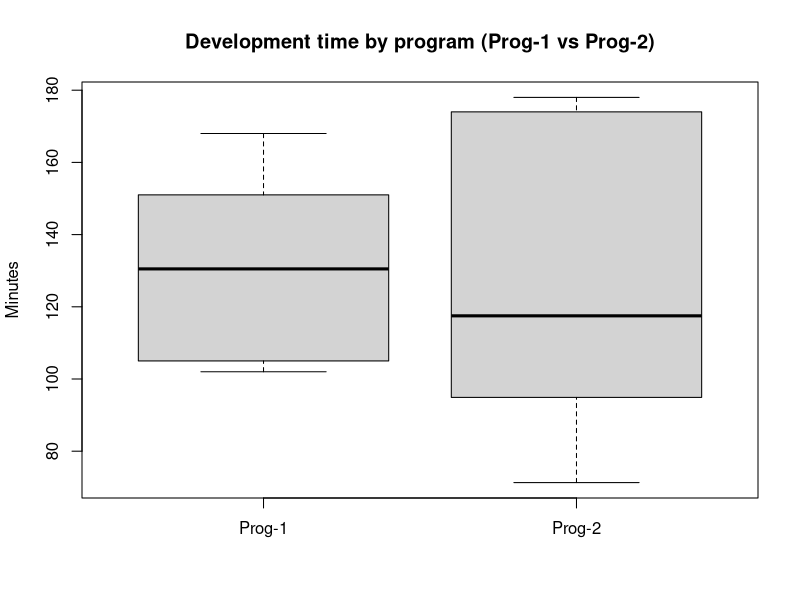
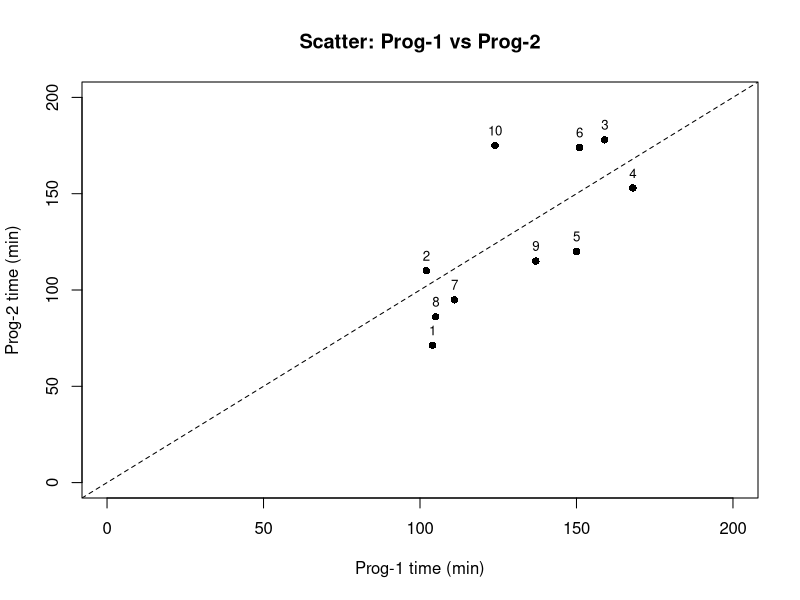
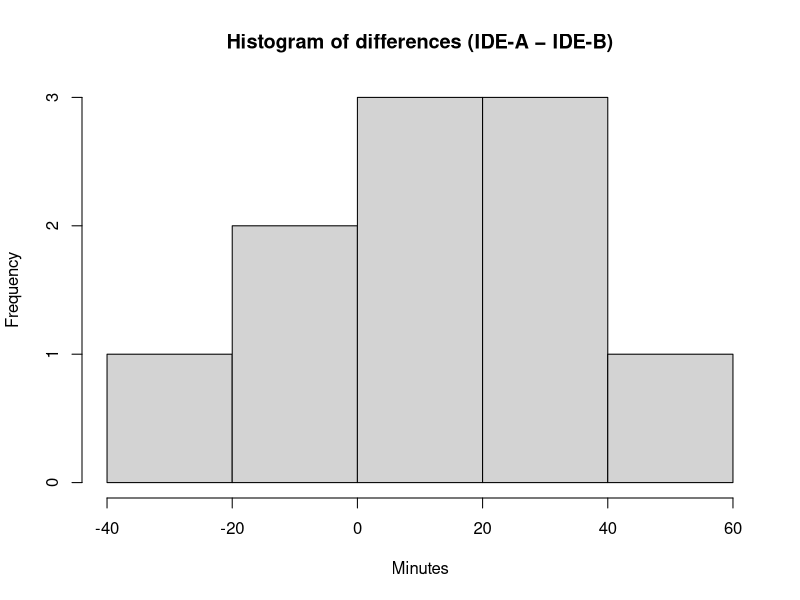
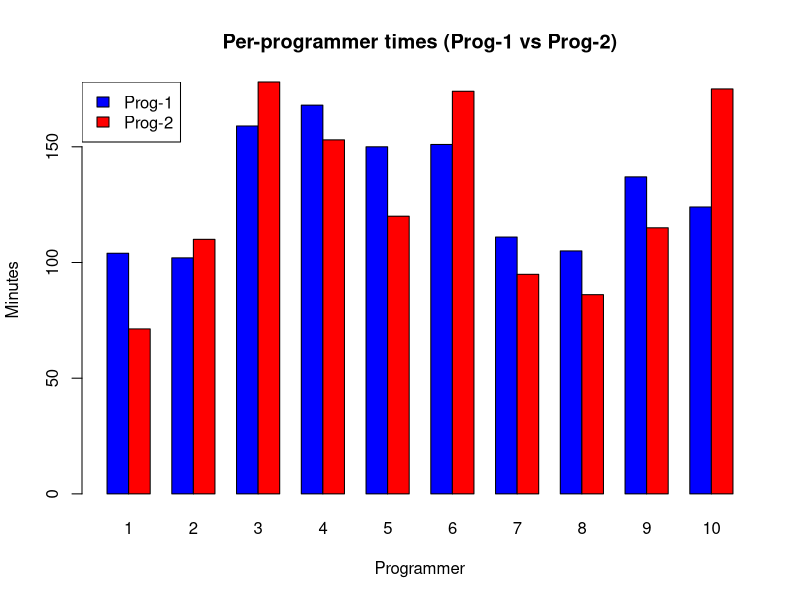
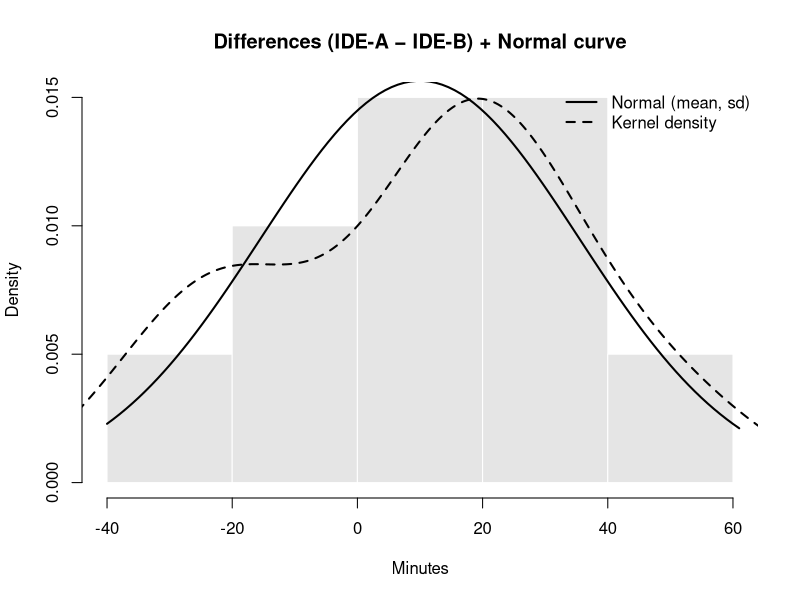
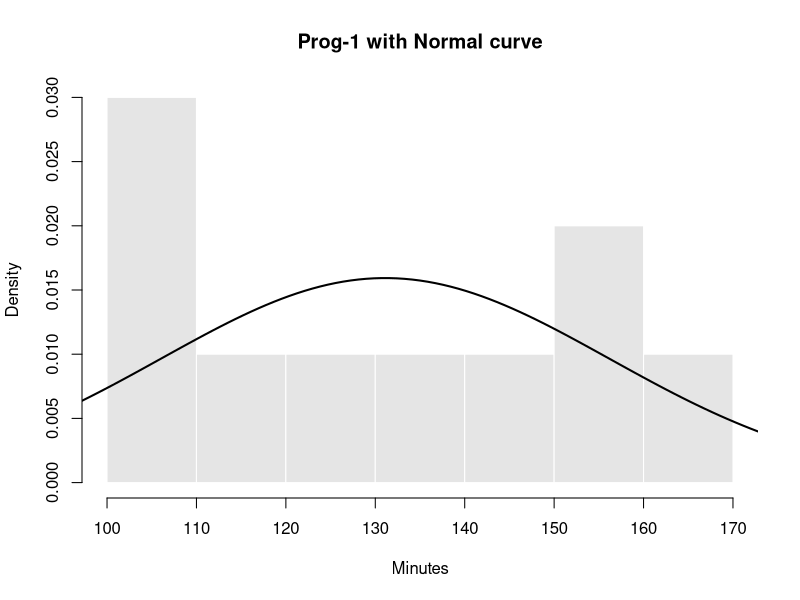
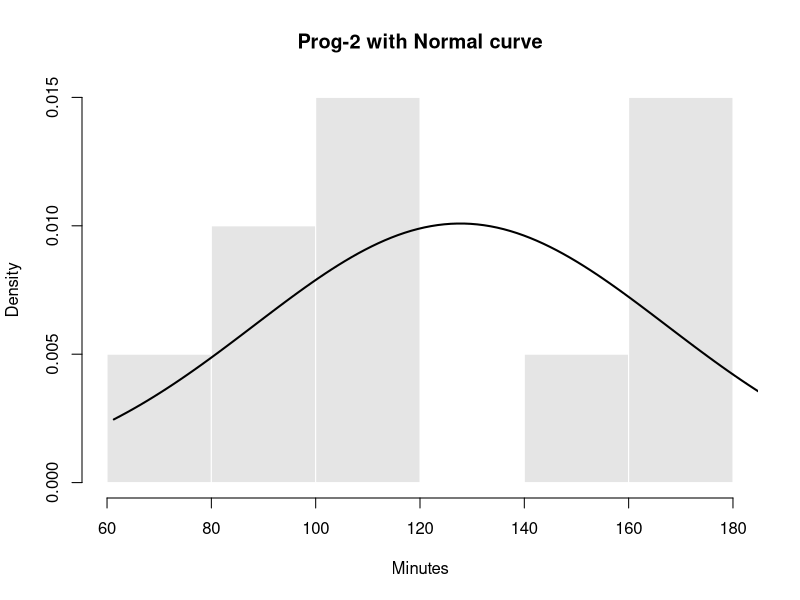

The R script that drew these images, in order:
## ---- chunk 1
#Analysis Part of INL2

# 1) Data (Table 2)
# -----------------------------
x      = 1:10                           # programmers (index)
prog1  = c(104,102,159,168,150,151,111,105,137,124)       # Prog-1 minutes
prog2  = c(71.3,110,178,153,120,174,94.9,86.1,115,175)    # Prog-2 minutes

# -----------------------------
# 2) Descriptive statistics
# -----------------------------
summ = function(v) c(
  n      = length(v),
  mean   = mean(v),
  sd     = sd(v),
  median = median(v),
  IQR    = IQR(v),
  min    = min(v),
  max    = max(v)
)

rbind(
  `Prog-1` = summ(prog1),
  `Prog-2` = summ(prog2)
)

# -----------------------------
# 3) Map to IDE-A / IDE-B using Table 1
#    A->B for programmers {1,3,4,7,9}
# -----------------------------
A_then_B = c(1,3,4,7,9)
id       = 1:10

IDEA = ifelse(id %in% A_then_B, prog1, prog2)  # IDE-A times
IDEB = ifelse(id %in% A_then_B, prog2, prog1)  # IDE-B times

# Means by IDE (quick check)
c(mean_IDEA = mean(IDEA), mean_IDEB = mean(IDEB))

# Paired differences (choose one convention and stick to it)
# Here: diff = IDE-A − IDE-B (positive => A slower than B)
diff = IDEA - IDEB
c(mean_diff = mean(diff), median_diff = median(diff), sd_diff = sd(diff))

# -----------------------------
# 4) Hypothesis test (paired t-test)
#    H0: mu_A = mu_B  <=> mean(diff) = 0
#    H1: mu_A != mu_B
# -----------------------------
test  = t.test(IDEB, IDEA, paired = TRUE)  # equivalent to t.test(diff)
alpha = 0.05

cat("Paired t-test p-value =", test$p.value, "\n")
if (test$p.value < alpha) {
  cat("Decision: Reject H0 (IDEs differ).\n")
} else {
  cat("Decision: Fail to reject H0 (IDEs considered the same in this sample).\n")
}

# -----------------------------
# 5) Visualizations
# -----------------------------

# 5a) Box plot by Program (Prog-1 vs Prog-2)
boxplot(
  list(`Prog-1` = prog1, `Prog-2` = prog2),
  ylab = "Minutes",
  main = "Development time by program (Prog-1 vs Prog-2)"
)

# 5b) Scatter: Prog-1 (x) vs Prog-2 (y)
plot(
  prog1, prog2,
  xlab = "Prog-1 time (min)",
  ylab = "Prog-2 time (min)",
  main = "Scatter: Prog-1 vs Prog-2",
  pch  = 16,                      # filled circle
  xlim = c(0, 200), ylim = c(0, 200)
)
abline(0, 1, lty = 2)             # line of equality y = x
text(prog1, prog2, labels = 1:10, pos = 3, cex = 0.8)

# 5c) Histogram of paired differences (IDE-A − IDE-B)
hist(
  diff,
  main = "Histogram of differences (IDE-A − IDE-B)",
  xlab = "Minutes"
)

# 5d) Per-programmer barplot (side-by-side)
barplot(
  height    = rbind(prog1, prog2),  # 2 x 10 matrix (rows = programs, cols = programmers)
  beside    = TRUE,                 # side-by-side bars
  col       = c("blue", "red"),
  names.arg = 1:10,                 # programmer index on x-axis
  xlab      = "Programmer",
  ylab      = "Minutes",
  main      = "Per-programmer times (Prog-1 vs Prog-2)"
)
legend("topleft", fill = c("blue", "red"), legend = c("Prog-1", "Prog-2"))

# -----------------------------
# 6) Bell-shaped (normal) curves
# -----------------------------

# 6a) Differences with fitted normal curve
m = mean(diff); s = sd(diff)
hist(
  diff,
  freq  = FALSE,                   # density scale
  main  = "Differences (IDE-A − IDE-B) + Normal curve",
  xlab  = "Minutes",
  col   = "grey90",
  border = "white"
)
curve(
  dnorm(x, mean = m, sd = s),
  from = min(diff) - 10, to = max(diff) + 10,
  add  = TRUE, lwd = 2
)
# Optional: kernel density overlay
lines(density(diff), lwd = 2, lty = 2)
legend("topright", lwd = 2, lty = c(1,2),
       legend = c("Normal (mean, sd)", "Kernel density"), bty = "n")

# 6b) Prog-1 with normal curve
m1 = mean(prog1); s1 = sd(prog1)
hist(
  prog1, freq = FALSE, col = "grey90", border = "white",
  main = "Prog-1 with Normal curve", xlab = "Minutes"
)
curve(dnorm(x, mean = m1, sd = s1),
      from = min(prog1) - 10, to = max(prog1) + 10,
      add = TRUE, lwd = 2)

# 6c) Prog-2 with normal curve
m2 = mean(prog2); s2 = sd(prog2)
hist(
  prog2, freq = FALSE, col = "grey90", border = "white",
  main = "Prog-2 with Normal curve", xlab = "Minutes"
)
curve(dnorm(x, mean = m2, sd = s2),
      from = min(prog2) - 10, to = max(prog2) + 10,
      add = TRUE, lwd = 2)
